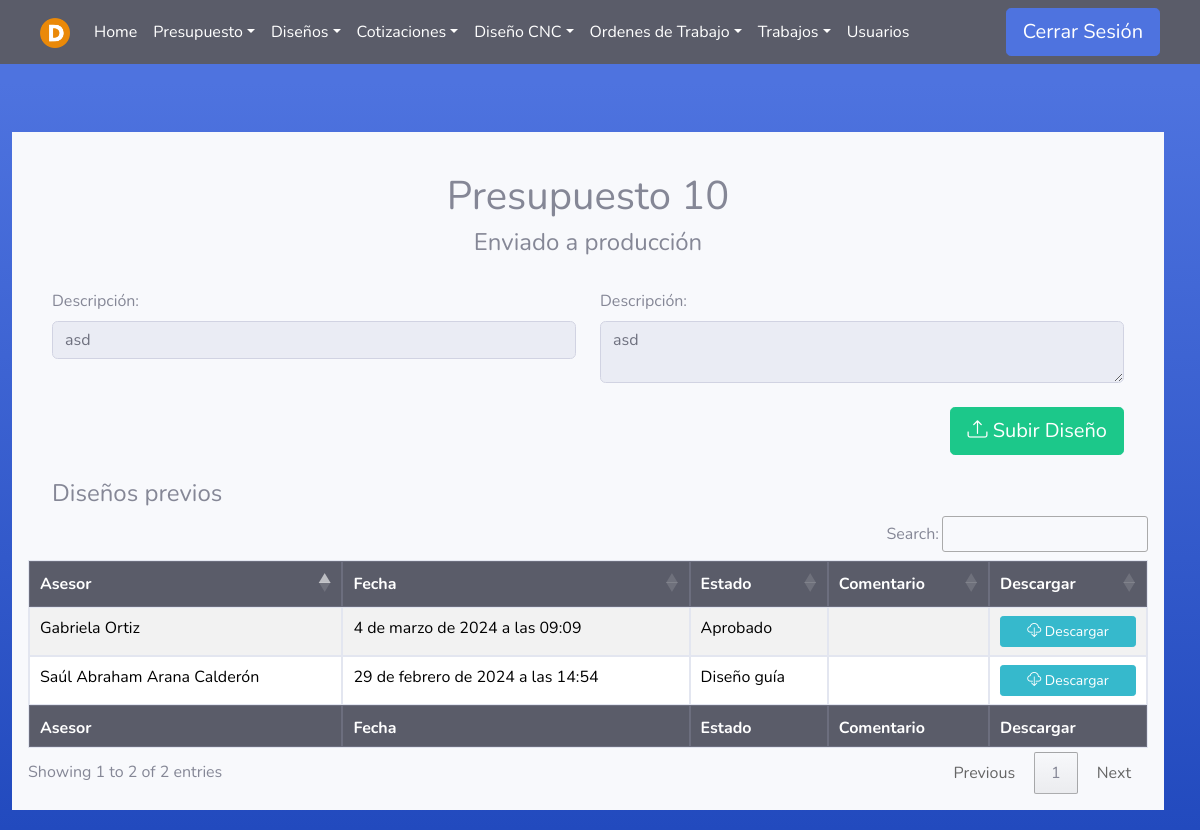
The app's page /Diseno/SubirArchivo/10 (signed in) with its own data.
### Asesores/models.py (models this page shows)
class Presupuesto(models.Model):
    asesor = models.ForeignKey(User, on_delete=models.PROTECT, null=False, blank=False)
    fecha_inicio = models.DateTimeField(null=False, auto_now_add=True, blank=False)
    cliente = models.CharField(max_length=100, null=False, blank=False)
    descripcion = models.TextField(null=False, blank=False)
    estado=models.TextField(null=True, blank=True)
    fecha_fin = models.DateTimeField(null=True, blank=True)

class Diseno(models.Model):
    usuario = models.ForeignKey(User, on_delete=models.PROTECT, null=False, blank=False)
    presupuesto = models.ForeignKey(Presupuesto, on_delete=models.PROTECT, null=False, blank=False)
    fecha = models.DateTimeField(auto_now_add=True)
    estado=models.TextField(null=True, blank=True, default='Diseñando')
    comentario=models.TextField(null=True, blank=True)
    archivo = models.FileField( upload_to='media/disenosPresupuestos/',null=False, blank=False)

### Disenadores/views.py (the view)
# urls.py: path('SubirArchivo/<pre_id>', disenador_views.nuevo_diseno , name='subir_Diseno'),
@login_required(login_url='index')
def nuevo_diseno(request, pre_id):
    user = request.user
    if (user.groups.filter(name='Asesor').exists() or user.groups.filter(name='Administrador').exists() or user.is_superuser or user.groups.filter(name='Designer').exists()):
        presupuesto = get_object_or_404(Presupuesto, pk=pre_id)
        pres = Diseno.objects.filter(presupuesto_id=presupuesto)
        return render(request,'Designer/diseno.html', {'presupuesto':presupuesto, 'pres': pres})
    else:
        error = "No tienes permiso para acceder a esta página."
        return render(request, '404.html', {'error': error})

### Templates/Designer/diseno.html (shortened to what this page needs)
{% extends 'tables.html' %}
{% block botones%}
<div class="container-fluid">
    <div class="text-center">
        <br>
        <h1>Presupuesto {{presupuesto.id}}</h1>
        <h4>{{presupuesto.estado}}</h4>
    </div>
    <br>
    <div class="row">
        <div class="col-md-6">
            <label for="cliente">Descripción:</label>
            <input type="text" class="form-control form-control-user" name="cliente" id="cliente" readonly value="{{presupuesto.cliente}}">
        </div>
        <div class="col-md-6">
            <label for="presupuesto_desc">Descripción:</label>
            <textarea class="form-control form-control-user" readonly name="presupuesto_desc">{{ presupuesto.descripcion }}</textarea>
        </div>
    </div>
    <br>
    <div class="row justify-content-end">
        <div class="col-md-12 col-lg-6 text-right">
            <a class="btn btn-success btn-lg" href="{% url 'subir_Diseno_nuevo' id_p=presupuesto.id %}"><i class="bi bi-upload"></i> Subir Diseño</a>
        </div>
    </div>
    <br>
    <div class="row">
        <div class="col">
            <h4>Diseños previos</h4>
        </div>
    </div>
</div>
{% endblock %}
{% load static %}
{% block head %}
{% if user.is_superuser or user.groups.all.0.name == "Administrador" %}
<th>Asesor</th>
{% endif %}
<th>Fecha</th>
<th>Estado</th>
<th>Comentario</th>
<th>Descargar</th>
{% endblock %}
{% block tbody %}
{% for diseno in pres %}
<tr>
    {% if user.is_superuser or user.groups.all.0.name == "Administrador" %}
    <td>{{ diseno.usuario.first_name}} {{ diseno.usuario.last_name}}</td>
    {% endif %}
    <td>{{ diseno.fecha }}</td>
    <td>{{ diseno.estado }}</td>
    <td>
    </td>
    <td>
        <div>
            <a class="btn btn-info btn-sm btn-block" href="{% url 'descargar_archivo' id=diseno.id %}" download>
                <i class="bi bi-cloud-download"></i> Descargar
            </a>
        </div>
    </td>
</tr>
{% endfor %}
{% endblock %}
{% block footer %}
{% if user.is_superuser or user.groups.all.0.name == "Administrador" %}
<th>Asesor</th>
{% endif %}
<th>Fecha</th>
<th>Estado</th>
<th>Comentario</th>
<th>Descargar</th>
{% endblock %}

### static/css/navbars.css (style rules this page uses)
body { padding-bottom: 20px; }

### records on screen
Presupuesto: id "10", estado "Enviado a producción", cliente "asd", presupuesto_desc "asd"
Diseno: usuario.first_name "Saúl Abraham", usuario.last_name "Arana Calderón", fecha "29 de febrero de 2024 a las 14:54", estado "Diseño guía"
Diseno: usuario.first_name "Gabriela", usuario.last_name "Ortiz", fecha "4 de marzo de 2024 a las 09:09", estado "Aprobado"
